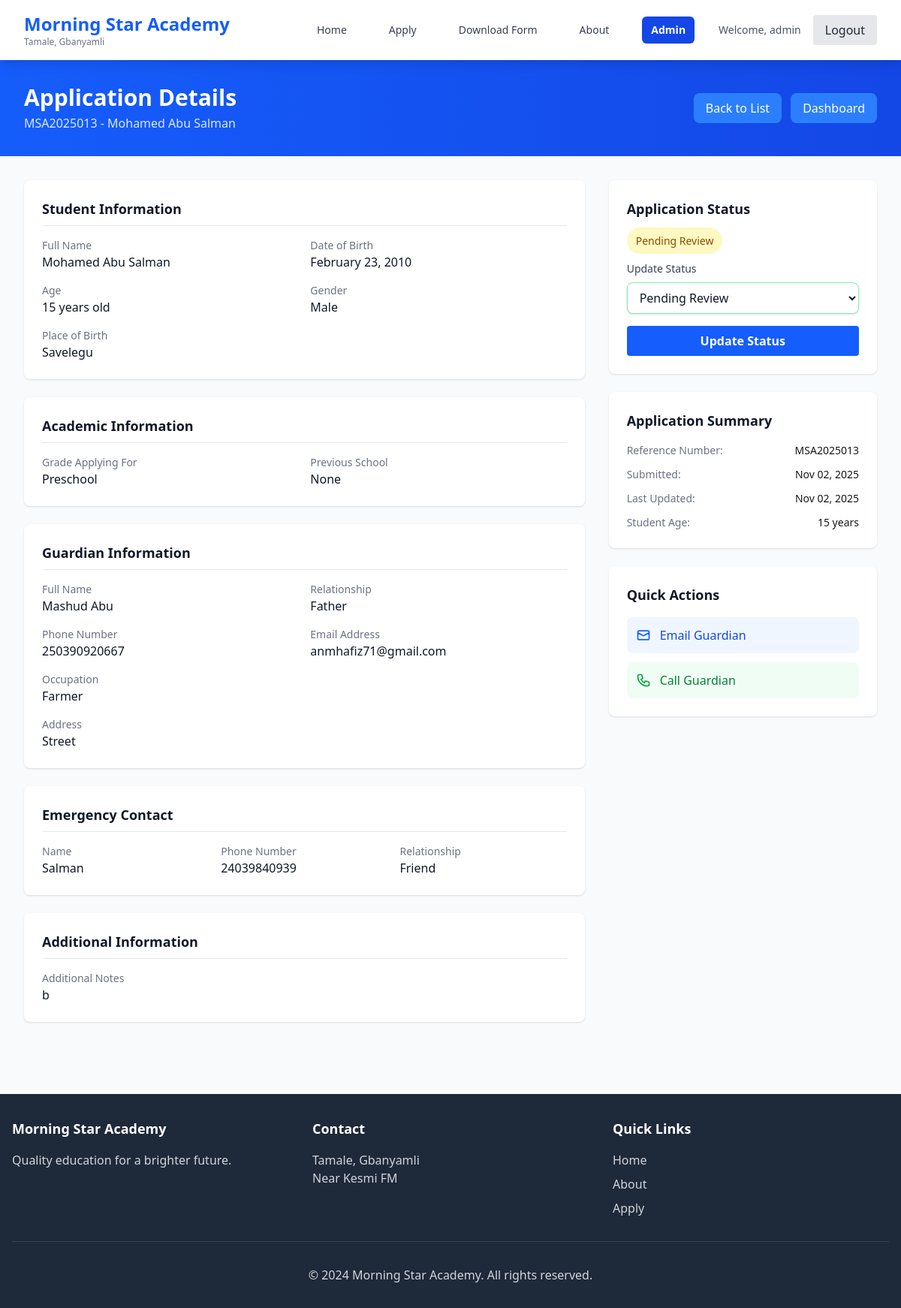
The page /admin-portal/applications/13/ (signed in) on the database as committed earlier.
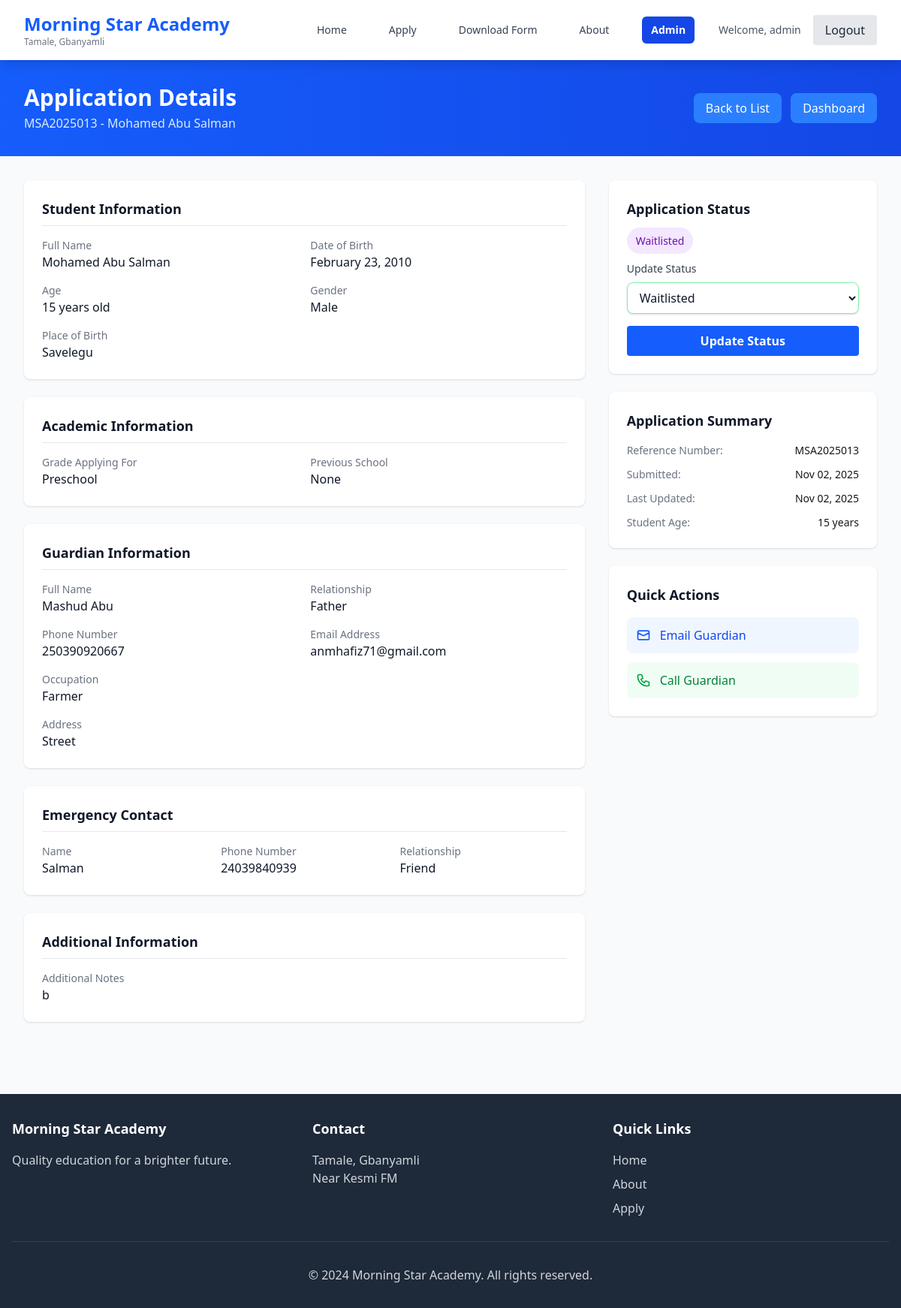
The same page on the database as committed later.
### applications/models.py (models this page shows, shortened)
class Application(models.Model):
    STATUS_CHOICES = [
        ('pending', 'Pending Review'),
        ('approved', 'Approved'),
        ('rejected', 'Rejected'),
        ('waitlist', 'Waitlisted'),
    ]
    GENDER_CHOICES = [
        ('M', 'Male'),
        ('F', 'Female'),
    ]
    GRADE_CHOICES = [
        ('preschool', 'Preschool'),
        ('nursery_1', 'Nursery 1'),
        ('nursery_2', 'Nursery 2'),
        ('kindergarten_1', 'Kindergarten 1'),
        ('kindergarten_2', 'Kindergarten 2'),
        ('primary_1', 'Primary 1'),
        ('primary_2', 'Primary 2'),
        ('primary_3', 'Primary 3'),
        ('primary_4', 'Primary 4'),
        ('primary_5', 'Primary 5'),
        ('primary_6', 'Primary 6'),
        ('jhs_1', 'JHS 1'),
        ('jhs_2', 'JHS 2'),
        ('jhs_3', 'JHS 3'),
    ]
    RELATIONSHIP_CHOICES = [
        ('father', 'Father'),
        ('mother', 'Mother'),
        ('guardian', 'Guardian'),
        ('grandparent', 'Grandparent'),
        ('uncle', 'Uncle'),
        ('aunt', 'Aunt'),
        ('other', 'Other'),
    ]
    reference_number = models.CharField(max_length=20, unique=True, blank=True)
    created_at = models.DateTimeField(auto_now_add=True)
    updated_at = models.DateTimeField(auto_now=True)
    status = models.CharField(max_length=20, choices=STATUS_CHOICES, default='pending')
    student_first_name = models.CharField(max_length=100, verbose_name="Student's First Name")
    student_last_name = models.CharField(max_length=100, verbose_name="Student's Last Name")
    student_date_of_birth = models.DateField(verbose_name="Student's Date of Birth")
    student_gender = models.CharField(max_length=10, choices=GENDER_CHOICES, verbose_name="Student's Gender")
    student_place_of_birth = models.CharField(max_length=200, verbose_name="Student's Place of Birth")
    previous_school = models.CharField(max_length=200, blank=True, verbose_name="Previous School (if any)")
    grade_applying_for = models.CharField(max_length=50, choices=GRADE_CHOICES, verbose_name="Grade Applying For")
    guardian_first_name = models.CharField(max_length=100, verbose_name="Guardian's First Name")
    guardian_last_name = models.CharField(max_length=100, verbose_name="Guardian's Last Name")
    guardian_relationship = models.CharField(max_length=50, choices=RELATIONSHIP_CHOICES, verbose_name="Relationship to Student")
    guardian_phone = models.CharField(max_length=20, verbose_name="Guardian's Phone Number")
    guardian_email = models.EmailField(verbose_name="Guardian's Email Address")
    guardian_address = models.TextField(verbose_name="Guardian's Address")
    guardian_occupation = models.CharField(max_length=100, verbose_name="Guardian's Occupation")
    emergency_contact_name = models.CharField(max_length=100, verbose_name="Emergency Contact Name")
    emergency_contact_phone = models.CharField(max_length=20, verbose_name="Emergency Contact Phone")
    emergency_contact_relationship = models.CharField(max_length=50, verbose_name="Emergency Contact Relationship")
    medical_conditions = models.TextField(blank=True, verbose_name="Medical Conditions/Allergies (if any)")
    special_requirements = models.TextField(blank=True, verbose_name="Special Educational Requirements (if any)")
    additional_notes = models.TextField(blank=True, verbose_name="Additional Notes")
    class Meta:
        ordering = ['-created_at']
        verbose_name = "Application"
        verbose_name_plural = "Applications"
    @property
    def student_full_name(self):
        return f"{self.student_first_name} {self.student_last_name}"
    @property
    def guardian_full_name(self):
        return f"{self.guardian_first_name} {self.guardian_last_name}"
    @property
    def age_at_application(self):
        today = timezone.now().date()
        return today.year - self.student_date_of_birth.year - (
            (today.month, today.day) < (self.student_date_of_birth.month, self.student_date_of_birth.day)
        )

### administration/views.py (the view, shortened to what this page needs)
# urls.py: path('applications/<int:pk>/', views.ApplicationDetailView.as_view(), name='application_detail'),
class ApplicationDetailView(StaffRequiredMixin, DetailView):
    model = Application
    template_name = 'administration/application_detail.html'
    context_object_name = 'application'
    def get_object(self):
        return get_object_or_404(Application, pk=self.kwargs['pk'])

### administration/views.py (called while the page is built)
    def test_func(self):
        return self.request.user.is_staff

### templates/administration/application_detail.html (shortened to what the changed rows need)
{% extends 'base.html' %}
{% block content %}
<section class="bg-gradient-to-r from-blue-600 to-blue-700 py-8">
    <div class="max-w-7xl mx-auto px-4 sm:px-6 lg:px-8">
        <div class="flex items-center justify-between">
            <div>
                <h1 class="text-3xl font-bold text-white">Application Details</h1>
                <p class="text-blue-100 mt-1">{{ application.reference_number }} - {{ application.student_full_name }}
                </p>
            </div>
        </div>
    </div>
</section>
<section class="py-8 bg-gray-50">
    <div class="max-w-7xl mx-auto px-4 sm:px-6 lg:px-8">
        <div class="grid grid-cols-1 lg:grid-cols-3 gap-8">
            <div class="lg:col-span-2 space-y-6">
                <div class="bg-white rounded-lg shadow p-6">
                    <div class="grid grid-cols-1 md:grid-cols-2 gap-4">
                        <div>
                            <label class="block text-sm font-medium text-gray-500">Full Name</label>
                            <p class="text-gray-900">{{ application.student_full_name }}</p>
                        </div>
                        <div>
                            <label class="block text-sm font-medium text-gray-500">Date of Birth</label>
                            <p class="text-gray-900">{{ application.student_date_of_birth|date:"F d, Y" }}</p>
                        </div>
                        <div>
                            <label class="block text-sm font-medium text-gray-500">Age</label>
                            <p class="text-gray-900">{{ application.age_at_application }} years old</p>
                        </div>
                        <div>
                            <label class="block text-sm font-medium text-gray-500">Gender</label>
                            <p class="text-gray-900">{{ application.get_student_gender_display }}</p>
                        </div>
                        <div class="md:col-span-2">
                            <label class="block text-sm font-medium text-gray-500">Place of Birth</label>
                            <p class="text-gray-900">{{ application.student_place_of_birth }}</p>
                        </div>
                    </div>
                </div>
                <div class="bg-white rounded-lg shadow p-6">
                    <div class="grid grid-cols-1 md:grid-cols-2 gap-4">
                        <div>
                            <label class="block text-sm font-medium text-gray-500">Grade Applying For</label>
                            <p class="text-gray-900">{{ application.get_grade_applying_for_display }}</p>
                        </div>
                        <div>
                            <label class="block text-sm font-medium text-gray-500">Previous School</label>
                            <p class="text-gray-900">{{ application.previous_school|default:"None" }}</p>
                        </div>
                    </div>
                </div>
                <div class="bg-white rounded-lg shadow p-6">
                    <div class="grid grid-cols-1 md:grid-cols-2 gap-4">
                        <div>
                            <label class="block text-sm font-medium text-gray-500">Full Name</label>
                            <p class="text-gray-900">{{ application.guardian_full_name }}</p>
                        </div>
                        <div>
                            <label class="block text-sm font-medium text-gray-500">Relationship</label>
                            <p class="text-gray-900">{{ application.get_guardian_relationship_display }}</p>
                        </div>
                        <div>
                            <label class="block text-sm font-medium text-gray-500">Phone Number</label>
                            <p class="text-gray-900">{{ application.guardian_phone }}</p>
                        </div>
                        <div>
                            <label class="block text-sm font-medium text-gray-500">Email Address</label>
                            <p class="text-gray-900">{{ application.guardian_email }}</p>
                        </div>
                        <div>
                            <label class="block text-sm font-medium text-gray-500">Occupation</label>
                            <p class="text-gray-900">{{ application.guardian_occupation }}</p>
                        </div>
                        <div class="md:col-span-2">
                            <label class="block text-sm font-medium text-gray-500">Address</label>
                            <p class="text-gray-900">{{ application.guardian_address }}</p>
                        </div>
                    </div>
                </div>
                <div class="bg-white rounded-lg shadow p-6">
                    <div class="grid grid-cols-1 md:grid-cols-3 gap-4">
                        <div>
                            <label class="block text-sm font-medium text-gray-500">Name</label>
                            <p class="text-gray-900">{{ application.emergency_contact_name }}</p>
                        </div>
                        <div>
                            <label class="block text-sm font-medium text-gray-500">Phone Number</label>
                            <p class="text-gray-900">{{ application.emergency_contact_phone }}</p>
                        </div>
                        <div>
                            <label class="block text-sm font-medium text-gray-500">Relationship</label>
                            <p class="text-gray-900">{{ application.emergency_contact_relationship }}</p>
                        </div>
                    </div>
                </div>
                {% if application.medical_conditions or application.special_requirements or application.additional_notes %}
                <div class="bg-white rounded-lg shadow p-6">
                    <div class="space-y-4">
                        {% if application.additional_notes %}
                        <div>
                            <label class="block text-sm font-medium text-gray-500">Additional Notes</label>
                            <p class="text-gray-900 whitespace-pre-line">{{ application.additional_notes }}</p>
                        </div>
                        {% endif %}
                    </div>
                </div>
                {% endif %}
            </div>
            <div class="space-y-6">
                <div class="bg-white rounded-lg shadow p-6">
                    <div class="mb-4">
                        <span class="px-3 py-2 text-sm font-medium rounded-full
                            {% if application.status == 'pending' %}bg-yellow-100 text-yellow-800
                            {% elif application.status == 'approved' %}bg-green-100 text-green-800
                            {% elif application.status == 'rejected' %}bg-red-100 text-red-800
                            {% elif application.status == 'waitlist' %}bg-purple-100 text-purple-800
                            {% endif %}">
                            {{ application.get_status_display }}
                        </span>
                    </div>
                    <form method="post" class="space-y-4">
                        <div>
                            <label for="status" class="block text-sm font-medium text-gray-700 mb-2">
                                Update Status
                            </label>
                            <select id="status" name="status" class="form-input w-full">
                                {% for value, label in application.STATUS_CHOICES %}
                                <option value="{{ value }}" {% if application.status == value %} selected{% endif %}>
                                    {{ label }}
                                </option>
                                {% endfor %}
                            </select>
                        </div>
                    </form>
                </div>
                <div class="bg-white rounded-lg shadow p-6">
                    <div class="space-y-3 text-sm">
                        <div class="flex justify-between">
                            <span class="text-gray-500">Reference Number:</span>
                            <span class="font-medium">{{ application.reference_number }}</span>
                        </div>
                        <div class="flex justify-between">
                            <span class="text-gray-500">Submitted:</span>
                            <span class="font-medium">{{ application.created_at|date:"M d, Y" }}</span>
                        </div>
                        <div class="flex justify-between">
                            <span class="text-gray-500">Last Updated:</span>
                            <span class="font-medium">{{ application.updated_at|date:"M d, Y" }}</span>
                        </div>
                        <div class="flex justify-between">
                            <span class="text-gray-500">Student Age:</span>
                            <span class="font-medium">{{ application.age_at_application }} years</span>
                        </div>
                    </div>
                </div>
            </div>
        </div>
    </div>
</section>
{% endblock %}

Rows that differ between the two databases and show on the page:
changed Application "MSA2025013": status "Pending Review" → "Waitlisted"
